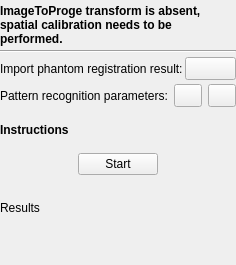
<?xml version="1.0" encoding="UTF-8"?>
<ui version="4.0">
 <class>SpatialCalibrationToolbox</class>
 <widget class="QWidget" name="SpatialCalibrationToolbox">
  <property name="geometry">
   <rect>
    <x>0</x>
    <y>0</y>
    <width>236</width>
    <height>265</height>
   </rect>
  </property>
  <property name="windowTitle">
   <string>Spatial calibration</string>
  </property>
  <layout class="QVBoxLayout" name="verticalLayout">
   <property name="spacing">
    <number>4</number>
   </property>
   <property name="leftMargin">
    <number>0</number>
   </property>
   <property name="topMargin">
    <number>4</number>
   </property>
   <property name="rightMargin">
    <number>0</number>
   </property>
   <property name="bottomMargin">
    <number>4</number>
   </property>
   <item>
    <widget class="QLabel" name="label_State">
     <property name="sizePolicy">
      <sizepolicy hsizetype="Preferred" vsizetype="Preferred">
       <horstretch>0</horstretch>
       <verstretch>0</verstretch>
      </sizepolicy>
     </property>
     <property name="font">
      <font>
       <weight>75</weight>
       <bold>true</bold>
      </font>
     </property>
     <property name="text">
      <string>ImageToProge transform is absent, spatial calibration needs to be performed.</string>
     </property>
     <property name="wordWrap">
      <bool>true</bool>
     </property>
    </widget>
   </item>
   <item>
    <widget class="Line" name="line">
     <property name="orientation">
      <enum>Qt::Horizontal</enum>
     </property>
    </widget>
   </item>
   <item>
    <layout class="QHBoxLayout" name="horizontalLayout_3">
     <property name="spacing">
      <number>2</number>
     </property>
     <item>
      <widget class="QLabel" name="label_PhantomRegistration">
       <property name="text">
        <string>Import phantom registration result:</string>
       </property>
      </widget>
     </item>
     <item>
      <widget class="QPushButton" name="pushButton_OpenPhantomRegistration">
       <property name="minimumSize">
        <size>
         <width>23</width>
         <height>23</height>
        </size>
       </property>
       <property name="focusPolicy">
        <enum>Qt::NoFocus</enum>
       </property>
       <property name="text">
        <string/>
       </property>
       <property name="icon">
        <iconset resource="../fCal.qrc">
         <normaloff>:/icons/Resources/icon_Import.png</normaloff>:/icons/Resources/icon_Import.png</iconset>
       </property>
       <property name="iconSize">
        <size>
         <width>16</width>
         <height>16</height>
        </size>
       </property>
      </widget>
     </item>
    </layout>
   </item>
   <item>
    <layout class="QHBoxLayout" name="horizontalLayout_6">
     <property name="spacing">
      <number>6</number>
     </property>
     <item>
      <widget class="QLabel" name="label_SegmentationParameters">
       <property name="text">
        <string>Pattern recognition parameters:</string>
       </property>
      </widget>
     </item>
     <item>
      <widget class="QPushButton" name="pushButton_OpenSegmentationParameters">
       <property name="minimumSize">
        <size>
         <width>23</width>
         <height>23</height>
        </size>
       </property>
       <property name="focusPolicy">
        <enum>Qt::NoFocus</enum>
       </property>
       <property name="toolTip">
        <string>Import segmentation parameters</string>
       </property>
       <property name="text">
        <string/>
       </property>
       <property name="icon">
        <iconset resource="../fCal.qrc">
         <normaloff>:/icons/Resources/icon_Import.png</normaloff>:/icons/Resources/icon_Import.png</iconset>
       </property>
       <property name="iconSize">
        <size>
         <width>16</width>
         <height>16</height>
        </size>
       </property>
      </widget>
     </item>
     <item>
      <widget class="QPushButton" name="pushButton_EditSegmentationParameters">
       <property name="minimumSize">
        <size>
         <width>23</width>
         <height>23</height>
        </size>
       </property>
       <property name="focusPolicy">
        <enum>Qt::NoFocus</enum>
       </property>
       <property name="toolTip">
        <string>Show segmentation parameter editing dialog, in which segmentation parameters can be tested and changed</string>
       </property>
       <property name="text">
        <string/>
       </property>
       <property name="icon">
        <iconset resource="../fCal.qrc">
         <normaloff>:/icons/Resources/icon_Edit.png</normaloff>:/icons/Resources/icon_Edit.png</iconset>
       </property>
      </widget>
     </item>
    </layout>
   </item>
   <item>
    <spacer name="verticalSpacer">
     <property name="orientation">
      <enum>Qt::Vertical</enum>
     </property>
     <property name="sizeType">
      <enum>QSizePolicy::Fixed</enum>
     </property>
     <property name="sizeHint" stdset="0">
      <size>
       <width>158</width>
       <height>12</height>
      </size>
     </property>
    </spacer>
   </item>
   <item>
    <widget class="QLabel" name="label_InstructionsSpatial">
     <property name="font">
      <font>
       <weight>75</weight>
       <bold>true</bold>
      </font>
     </property>
     <property name="text">
      <string>Instructions</string>
     </property>
     <property name="wordWrap">
      <bool>true</bool>
     </property>
    </widget>
   </item>
   <item>
    <spacer name="verticalSpacer_7">
     <property name="orientation">
      <enum>Qt::Vertical</enum>
     </property>
     <property name="sizeType">
      <enum>QSizePolicy::Fixed</enum>
     </property>
     <property name="sizeHint" stdset="0">
      <size>
       <width>158</width>
       <height>12</height>
      </size>
     </property>
    </spacer>
   </item>
   <item>
    <layout class="QHBoxLayout" name="horizontalLayout_2">
     <property name="spacing">
      <number>4</number>
     </property>
     <item>
      <spacer name="horizontalSpacer">
       <property name="orientation">
        <enum>Qt::Horizontal</enum>
       </property>
       <property name="sizeHint" stdset="0">
        <size>
         <width>40</width>
         <height>20</height>
        </size>
       </property>
      </spacer>
     </item>
     <item>
      <widget class="QPushButton" name="pushButton_StartCancelSpatial">
       <property name="text">
        <string>Start</string>
       </property>
      </widget>
     </item>
     <item>
      <spacer name="horizontalSpacer_2">
       <property name="orientation">
        <enum>Qt::Horizontal</enum>
       </property>
       <property name="sizeHint" stdset="0">
        <size>
         <width>40</width>
         <height>20</height>
        </size>
       </property>
      </spacer>
     </item>
    </layout>
   </item>
   <item>
    <spacer name="verticalSpacer_4">
     <property name="orientation">
      <enum>Qt::Vertical</enum>
     </property>
     <property name="sizeType">
      <enum>QSizePolicy::Fixed</enum>
     </property>
     <property name="sizeHint" stdset="0">
      <size>
       <width>20</width>
       <height>4</height>
      </size>
     </property>
    </spacer>
   </item>
   <item>
    <widget class="QLabel" name="label_Warning">
     <property name="font">
      <font>
       <weight>75</weight>
       <bold>true</bold>
      </font>
     </property>
     <property name="text">
      <string/>
     </property>
     <property name="wordWrap">
      <bool>true</bool>
     </property>
    </widget>
   </item>
   <item>
    <widget class="QLabel" name="label_Results">
     <property name="text">
      <string>Results</string>
     </property>
    </widget>
   </item>
   <item>
    <spacer name="verticalSpacer_2">
     <property name="orientation">
      <enum>Qt::Vertical</enum>
     </property>
     <property name="sizeHint" stdset="0">
      <size>
       <width>158</width>
       <height>40</height>
      </size>
     </property>
    </spacer>
   </item>
  </layout>
 </widget>
 <layoutdefault spacing="4" margin="4"/>
 <resources>
  <include location="../fCal.qrc"/>
 </resources>
 <connections/>
</ui>
